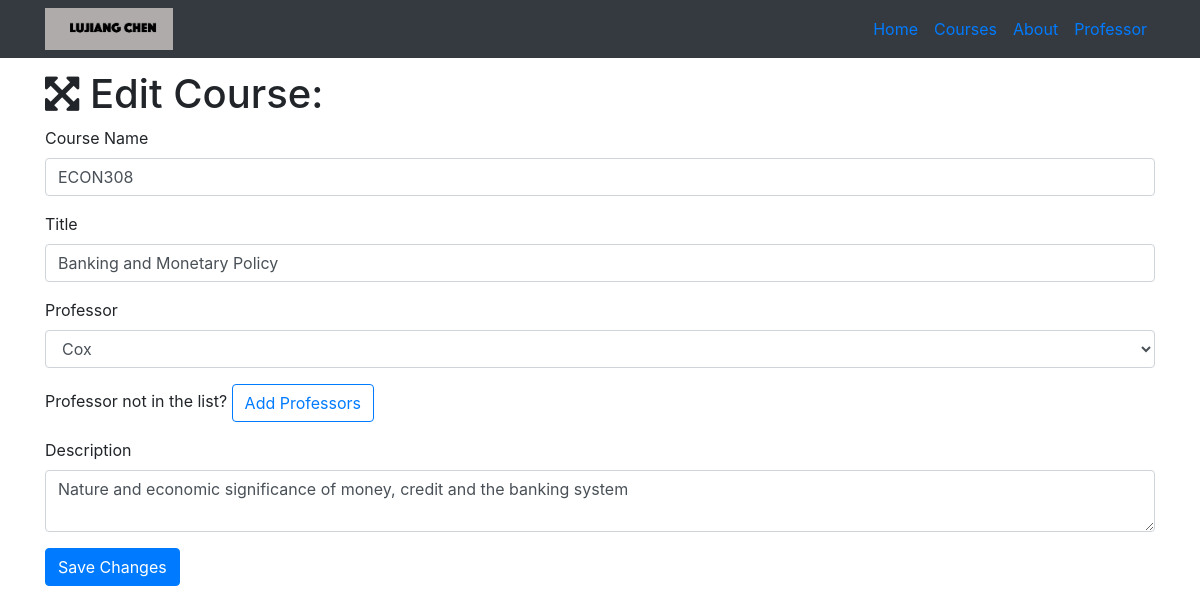
Screenshot of /course/edit/1 with the database file from the repository.
### resume.py (models this page shows)
class Course(db.Model):
    __tablename__ = 'courses'
    id = db.Column(db.Integer, primary_key=True)
    number = db.Column(db.String(60))
    title = db.Column(db.String(256))
    description = db.Column(db.Text)
    professor_id = db.Column(db.Integer, db.ForeignKey('professors.id'))

### resume.py (the view, shortened to what this page needs)
@app.route('/course/edit/<int:id>', methods=['GET', 'POST'])
def edit_course(id):
    course = Course.query.filter_by(id=id).first()
    professors = Professor.query.all()
    if request.method == 'GET':
        return render_template('course-edit.html', course=course, professors=professors)

### templates/course-edit.html (shortened to what this page needs)
{% extends "home-base.html"%}
{% block page_content%}
  <div class="container">
    <h1><i class="fa fa-arrows-alt" aria-hidden="true"></i> Edit Course:</h1>
    <form action="/course/edit/{{course.id}}" method="post">
      <div class="form-group">
        <label>Course Name</label>
        <input class="form-control" type="text" name="number" value="{{course.number}}" required="true">
      </div>
      <div class="form-group">
        <label>Title</label>
        <input class="form-control" type="text" name="title" value="{{course.title}}" required="true">
      </div>
      <div class="form-group">
        <label>Professor</label>
        <select class="form-control" name="professor">
          {% for professor in professors %}
            {% if professor == course.professor %}
              <option selected="selected">{{professor.name}}</option>
            {% else %}
              <option>{{professor.name}}</option>
            {% endif %}
          {% endfor %}
        </select>
      </div>
      <div class="form-group">
        Professor not in the list? <a href="/professor/add" class="btn btn-outline-primary" role="button" aria-disabled="true">Add Professors</a>
      </div>
      <div class="form-group">
        <label>Description</label>
        <textarea class="form-control" name="description" required="true">{{course.description}}</textarea>
      </div>
      <button type="submit" class="btn btn-primary">Save Changes</button>
    </form>
  </div>
{% endblock%}

### static/resume.css (style rules this page uses)
body { padding-top: 54px; }

### templates/home-base.html (style rules this page uses)
body { padding-top: 70px; }

### rows the page displays
Course: number "ECON308", title "Banking and Monetary Policy", description "Nature and economic significance of money, credit and the banking system"

### other values shown
form field professor "Cox"
